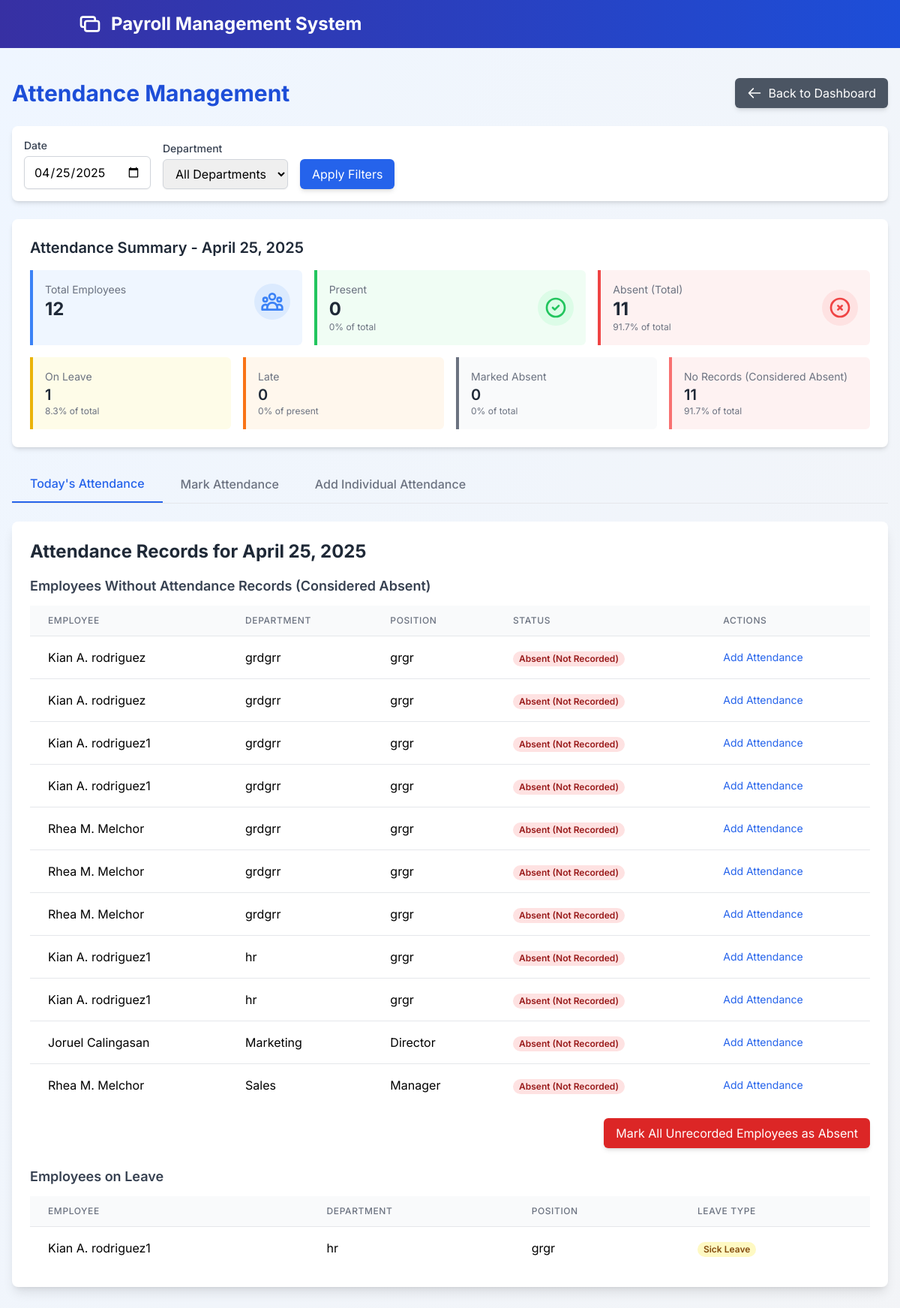
The page /hr/attendance.php (signed in) on the database its author committed.
### tables this page shows
CREATE TABLE `employees` (
  `id` int(11) NOT NULL,
  `full_name` varchar(255) NOT NULL,
  `dob` date NOT NULL,
  `gender` enum('Male','Female','Other') NOT NULL,
  `contact_number` varchar(20) NOT NULL,
  `email` varchar(255) NOT NULL,
  `home_address` text NOT NULL,
  `image` varchar(255) DEFAULT NULL,
  `job_position` varchar(255) NOT NULL,
  `department` varchar(255) NOT NULL,
  `employee_type` enum('Regular','Probationary','Contractual') NOT NULL,
  `date_hired` date NOT NULL,
  `work_schedule` varchar(255) NOT NULL,
  `sss_number` varchar(50) NOT NULL,
  `philhealth_number` varchar(50) NOT NULL,
  `pagibig_number` varchar(50) NOT NULL,
  `tin` varchar(50) NOT NULL,
  `status` enum('Single','Married','Widowed','Divorced') NOT NULL,
  `salary_type` enum('Fixed','Hourly','Commission') NOT NULL,
  `basic_salary` decimal(10,2) NOT NULL,
  `overtime_bonus` tinyint(1) DEFAULT 0,
  `emergency_name` varchar(255) NOT NULL,
  `emergency_relationship` varchar(100) NOT NULL,
  `emergency_contact` varchar(20) NOT NULL,
  `created_at` timestamp NOT NULL DEFAULT current_timestamp(),
  `password` varchar(255) NOT NULL
);

### hr/attendance.php (the view, shortened to what the rows shown need)
<?php
include '../config.php';
$selected_date = isset($_GET['date']) ? $_GET['date'] : date('Y-m-d');
$no_record_sql = "SELECT e.*
                 FROM employees e
                 LEFT JOIN attendance a ON e.id = a.employee_id AND a.date = ?
                 LEFT JOIN leave_requests lr ON e.id = lr.employee_id
                    AND ? BETWEEN lr.start_date AND lr.end_date
                    AND lr.status = 'Approved'
                 WHERE a.id IS NULL AND lr.id IS NULL";
$params = [$selected_date, $selected_date];
$types = "ss";
$no_record_sql .= " ORDER BY e.department, e.full_name";
$no_record_stmt = $conn->prepare($no_record_sql);
$no_record_stmt->bind_param($types, ...$params);
$no_record_stmt->execute();
$no_record_result = $no_record_stmt->get_result();
$on_leave_sql = "SELECT e.*, lr.leave_type
                FROM employees e
                JOIN leave_requests lr ON e.id = lr.employee_id
                WHERE ? BETWEEN lr.start_date AND lr.end_date
                AND lr.status = 'Approved'";
$params = [$selected_date];
$types = "s";
$on_leave_sql .= " ORDER BY e.department, e.full_name";
$on_leave_stmt = $conn->prepare($on_leave_sql);
$on_leave_stmt->bind_param($types, ...$params);
$on_leave_stmt->execute();
$on_leave_result = $on_leave_stmt->get_result();
?>
<?php include '../components/header.php'; ?>
<main class="bg-gradient-to-br from-blue-50 to-gray-100 min-h-screen py-10">
    <div class="container mx-auto px-4 max-w-7xl">
        <div class="flex justify-between items-center mb-6">
            <h1 class="text-3xl font-bold text-blue-700">Attendance Management</h1>
        </div>
        <div class="bg-white shadow-md rounded-lg p-6 mb-6">
            <h2 class="text-xl font-semibold text-gray-800 mb-4">Attendance Summary - <?php echo date('F d, Y', strtotime($selected_date)); ?></h2>
        </div>
        <div id="today-tab" class="tab-content bg-white shadow-lg rounded-lg p-6 mb-8">
            <h2 class="text-2xl font-bold text-gray-800 mb-4">Attendance Records for <?php echo date('F d, Y', strtotime($selected_date)); ?></h2>
            <?php if ($no_record_result->num_rows > 0): ?>
                <div class="overflow-x-auto mb-4">
                    <table class="min-w-full divide-y divide-gray-200">
                        <thead class="bg-gray-50">
                            <tr>
                                <th class="px-6 py-3 text-left text-xs font-medium text-gray-500 uppercase tracking-wider">Employee</th>
                                <th class="px-6 py-3 text-left text-xs font-medium text-gray-500 uppercase tracking-wider">Department</th>
                                <th class="px-6 py-3 text-left text-xs font-medium text-gray-500 uppercase tracking-wider">Position</th>
                                <th class="px-6 py-3 text-left text-xs font-medium text-gray-500 uppercase tracking-wider">Status</th>
                                <th class="px-6 py-3 text-left text-xs font-medium text-gray-500 uppercase tracking-wider">Actions</th>
                            </tr>
                        </thead>
                        <tbody class="bg-white divide-y divide-gray-200">
                            <?php while ($emp = $no_record_result->fetch_assoc()): ?>
                                <tr>
                                    <td class="px-6 py-4 whitespace-nowrap">
                                        <?php echo htmlspecialchars($emp['full_name']); ?>
                                    </td>
                                    <td class="px-6 py-4 whitespace-nowrap">
                                        <?php echo htmlspecialchars($emp['department']); ?>
                                    </td>
                                    <td class="px-6 py-4 whitespace-nowrap">
                                        <?php echo htmlspecialchars($emp['job_position']); ?>
                                    </td>
                                    <td class="px-6 py-4 whitespace-nowrap">
                                        <span class="px-2 inline-flex text-xs leading-5 font-semibold rounded-full bg-red-100 text-red-800">
                                            Absent (Not Recorded)
                                        </span>
                                    </td>
                                    <td class="px-6 py-4 whitespace-nowrap text-sm">
                                        <button onclick="addAttendance(<?php echo $emp['id']; ?>, '<?php echo $selected_date; ?>')"
                                            class="text-blue-600 hover:text-blue-900">
                                            Add Attendance
                                        </button>
                                    </td>
                                </tr>
                            <?php endwhile; ?>
                        </tbody>
                    </table>
                </div>
            <?php endif; ?>
            <?php if ($on_leave_result->num_rows > 0): ?>
                <div class="overflow-x-auto">
                    <table class="min-w-full divide-y divide-gray-200">
                        <thead class="bg-gray-50">
                            <tr>
                                <th class="px-6 py-3 text-left text-xs font-medium text-gray-500 uppercase tracking-wider">Employee</th>
                                <th class="px-6 py-3 text-left text-xs font-medium text-gray-500 uppercase tracking-wider">Department</th>
                                <th class="px-6 py-3 text-left text-xs font-medium text-gray-500 uppercase tracking-wider">Position</th>
                                <th class="px-6 py-3 text-left text-xs font-medium text-gray-500 uppercase tracking-wider">Leave Type</th>
                            </tr>
                        </thead>
                    </table>
                </div>
            <?php endif; ?>
        </div>
    </div>
</main>
<?php include '../components/footer.php'; ?>

### rows shown on the page
employees: full_name "Kian A. rodriguez", department "grdgrr", job_position "grgr"
employees: full_name "Kian A. rodriguez", department "grdgrr", job_position "grgr"
employees: full_name "Kian A. rodriguez1", department "grdgrr", job_position "grgr"
employees: full_name "Kian A. rodriguez1", department "grdgrr", job_position "grgr"
employees: full_name "Rhea M. Melchor", department "grdgrr", job_position "grgr"
employees: full_name "Rhea M. Melchor", department "grdgrr", job_position "grgr"
employees: full_name "Rhea M. Melchor", department "grdgrr", job_position "grgr"
employees: full_name "Kian A. rodriguez1", department "hr", job_position "grgr"
employees: full_name "Kian A. rodriguez1", department "hr", job_position "grgr"
employees: full_name "Joruel Calingasan", department "Marketing", job_position "Director"
employees: full_name "Rhea M. Melchor", department "Sales", job_position "Manager"

### other values the page prints
date('F d, Y', strtotime($selected_date)) "April 25, 2025"
$total_employees "12"
$present_count "0"
$total_absent_count "11"
$leave_count "1"
$late_count "0"
$marked_absent_count "0"
$no_record_count "11"
$emp['full_name'] "Kian A. rodriguez1"
$emp['department'] "hr"
$emp['job_position'] "grgr"
$emp['leave_type'] "Sick Leave"
